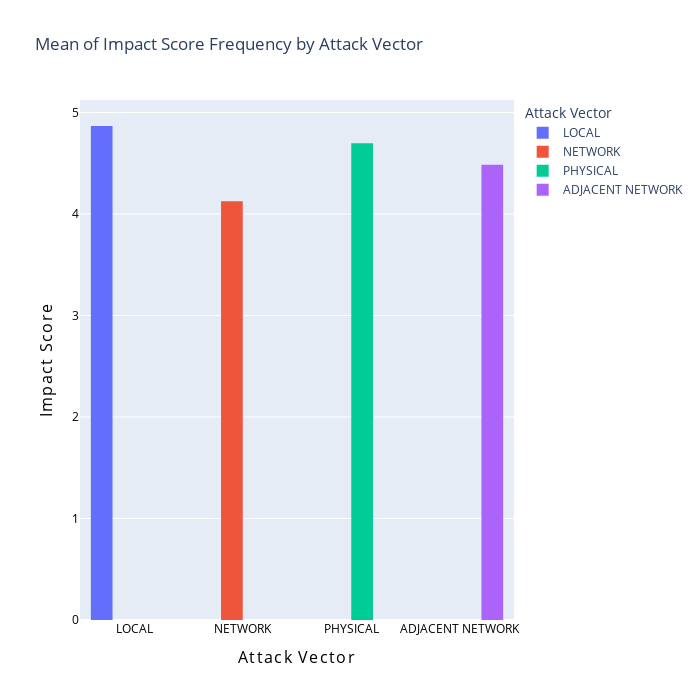

Notebook code for this chart:
### Code cell
mean_df_impact_score = dt_analyzer.calculate_mean_category(dataFrame, "attackVector", "impactScore", "Attack Vector", "Impact Score")
options = {
    'xAxisLabel': "<span style='letter-spacing: 1.3px;'>Attack Vector</span>",
    'yAxisLabel': "<span style='letter-spacing: 1.3px;'>Impact Score</span>",
    'width': 700,
    'height': 700,
    'title': "Mean of Impact Score Frequency by Attack Vector",
    'format': "",
    'font_size': 16,
    'font_color': "black",
    'value_color': "black",
    'value_size': 12
}
dt_analyzer.show_histogram(mean_df_impact_score, "Attack Vector", "Impact Score", options)

### Figure 1 — Plotly figure (JSON) as saved in the notebook; plotly's stock layout.template omitted (floating-point values rounded to 4 significant figures)
{"data": [{"alignmentgroup": "True", "bingroup": "x", "histfunc": "sum", "hovertemplate": "Attack Vector=%{x}<br>sum of Impact Score=%{y}<extra></extra>", "legendgroup": "LOCAL", "marker": {"color": "#636efa", "pattern": {"shape": ""}}, "name": "LOCAL", "offsetgroup": "LOCAL", "orientation": "v", "showlegend": true, "type": "histogram", "x": ["LOCAL"], "xaxis": "x", "y": [4.866], "yaxis": "y"}, {"alignmentgroup": "True", "bingroup": "x", "histfunc": "sum", "hovertemplate": "Attack Vector=%{x}<br>sum of Impact Score=%{y}<extra></extra>", "legendgroup": "NETWORK", "marker": {"color": "#EF553B", "pattern": {"shape": ""}}, "name": "NETWORK", "offsetgroup": "NETWORK", "orientation": "v", "showlegend": true, "type": "histogram", "x": ["NETWORK"], "xaxis": "x", "y": [4.126], "yaxis": "y"}, {"alignmentgroup": "True", "bingroup": "x", "histfunc": "sum", "hovertemplate": "Attack Vector=%{x}<br>sum of Impact Score=%{y}<extra></extra>", "legendgroup": "PHYSICAL", "marker": {"color": "#00cc96", "pattern": {"shape": ""}}, "name": "PHYSICAL", "offsetgroup": "PHYSICAL", "orientation": "v", "showlegend": true, "type": "histogram", "x": ["PHYSICAL"], "xaxis": "x", "y": [4.695], "yaxis": "y"}, {"alignmentgroup": "True", "bingroup": "x", "histfunc": "sum", "hovertemplate": "Attack Vector=%{x}<br>sum of Impact Score=%{y}<extra></extra>", "legendgroup": "ADJACENT NETWORK", "marker": {"color": "#ab63fa", "pattern": {"shape": ""}}, "name": "ADJACENT NETWORK", "offsetgroup": "ADJACENT NETWORK", "orientation": "v", "showlegend": true, "type": "histogram", "x": ["ADJACENT NETWORK"], "xaxis": "x", "y": [4.484], "yaxis": "y"}], "layout": {"barmode": "group", "height": 700, "legend": {"title": {"text": "Attack Vector"}, "tracegroupgap": 0}, "title": {"text": "Mean of Impact Score Frequency by Attack Vector"}, "width": 700, "xaxis": {"anchor": "y", "categoryarray": ["LOCAL", "NETWORK", "PHYSICAL", "ADJACENT NETWORK"], "categoryorder": "array", "domain": [0, 1], "tickfont": {"color": "black", "size": 12}, "title": {"font": {"color": "black", "size": 16}, "text": "<span style='letter-spacing: 1.3px;'>Attack Vector</span>"}}, "yaxis": {"anchor": "x", "domain": [0, 1], "tickfont": {"color": "black", "size": 12}, "title": {"font": {"color": "black", "size": 16}, "text": "<span style='letter-spacing: 1.3px;'>Impact Score</span>"}}}}
